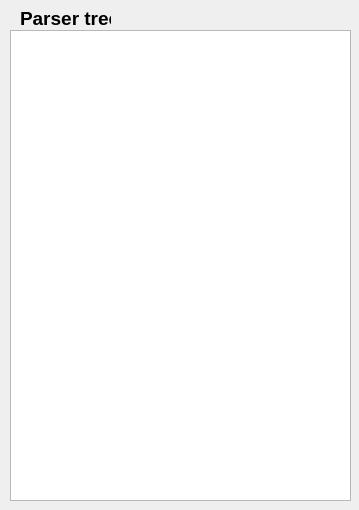
<?xml version="1.0" encoding="UTF-8"?>
<ui version="4.0">
 <class>Tree</class>
 <widget class="QWidget" name="Tree">
  <property name="geometry">
   <rect>
    <x>0</x>
    <y>0</y>
    <width>359</width>
    <height>510</height>
   </rect>
  </property>
  <property name="windowTitle">
   <string>Form</string>
  </property>
  <widget class="QLabel" name="label_2">
   <property name="geometry">
    <rect>
     <x>20</x>
     <y>10</y>
     <width>91</width>
     <height>16</height>
    </rect>
   </property>
   <property name="font">
    <font>
     <pointsize>14</pointsize>
     <weight>75</weight>
     <bold>true</bold>
    </font>
   </property>
   <property name="text">
    <string>Parser tree</string>
   </property>
  </widget>
  <widget class="QTextEdit" name="textEdit">
   <property name="geometry">
    <rect>
     <x>10</x>
     <y>30</y>
     <width>341</width>
     <height>471</height>
    </rect>
   </property>
   <property name="font">
    <font>
     <pointsize>10</pointsize>
    </font>
   </property>
   <property name="readOnly">
    <bool>true</bool>
   </property>
  </widget>
 </widget>
 <resources/>
 <connections/>
</ui>
